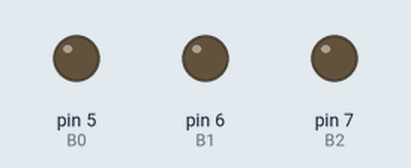
A sketch run on a simulated Arduino Uno, built with avr-gcc and run on an emulated ATmega328P. On the bench: output pins drawn as LEDs (lit = HIGH).

Above: at 0.05 s.
At 0.35 s:
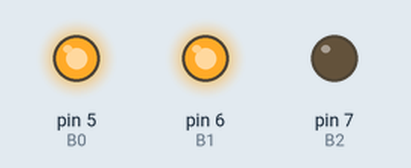
At 0.75 s:
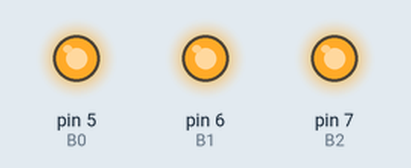
At 1.45 s:
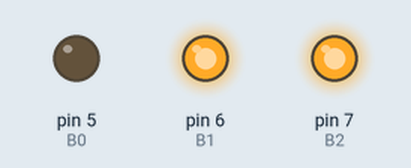
At 2.15 s:
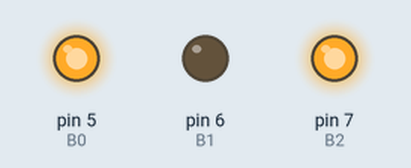
At 2.85 s:
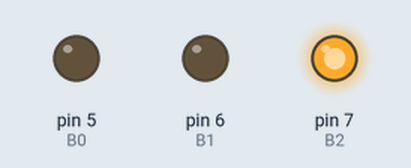
Timing chart, 0 to 3.1 s (numbered marks = the images above):
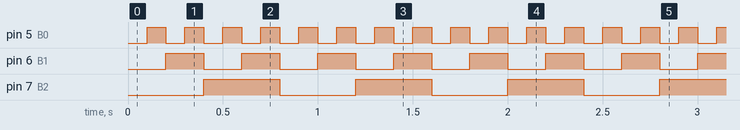

Measured:
- by itself, pin 5 (B0): alternates HIGH for 0.10 s and LOW for 0.10 s
- by itself, pin 6 (B1): alternates HIGH for 0.20 s and LOW for 0.20 s
- by itself, pin 7 (B2): alternates HIGH for 0.40 s and LOW for 0.40 s

The sketch:

blinkenlights.ino
```cpp
// Basic Test
// Connect PINS 4,5,6 to S0 = 11, S1 = 10, S2 = 9 of a CD4051 which triggers a LED

#define B0 5  // binary Zero
#define B1 6  // binary Two
#define B2 7  // binary Four

#define DELAY 100

void setup() {

  pinMode(B0, OUTPUT);
  pinMode(B1, OUTPUT);
  pinMode(B2, OUTPUT);

}

void loop() {

  for (int i = 0; i < 8; i++) {

    if (i & 1) {
      digitalWrite(B0, HIGH);
    }
    if (i & 2) {
      digitalWrite(B1, HIGH);
    }
    if (i & 4) {
      digitalWrite(B2, HIGH);
    }

    delay(DELAY);

    digitalWrite(B0, LOW);
    digitalWrite(B1, LOW);
    digitalWrite(B2, LOW);
  }

}
```
